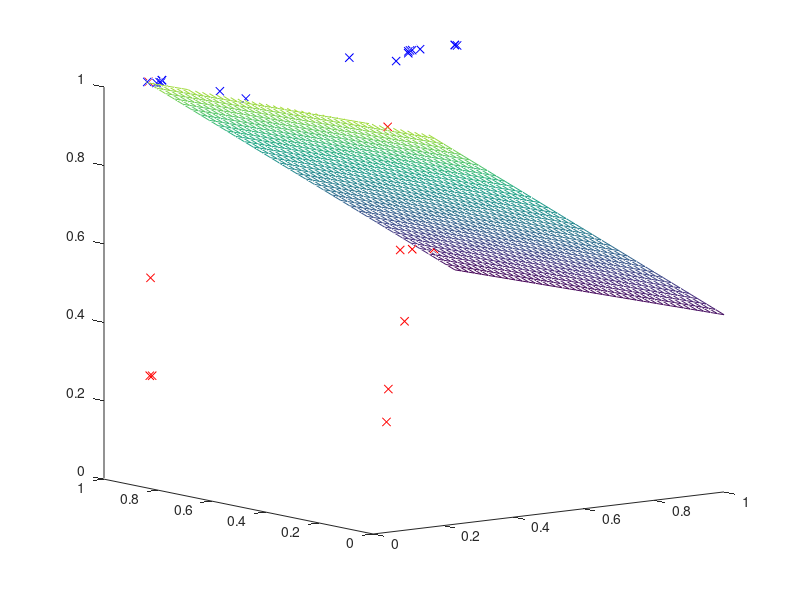

Source code (MATLAB):
hold off;
x0p = [0.14291540653000565 0.13025078746354515 0.14312865296806723 0.17121407845150158 0.1532284258661858 0.12288010637681218 1.0 0.16486178173576038 0.16457892250464454 1.0 1.0 0.860247141735781 0.8785011148305911 0.8439318336436838 0.9010899257752054 0.8722937225056979 0.6993962514891309 0.7532242281064907 ];
x0n = [0.20283843335762994 0.14766467789854512 0.15261893958710657 0.14766467789854512 0.1588323733151646 0.12989801958296687 0.13409025921371487 0.1262916433444244 0.13025078746354515 0.8231453064581922 0.8515580537385964 0.8924448279338837 ];
x1p = [0.979575839557769 0.9745994954423113 0.9745994954423113 0.7926860345331125 0.6726851701469027 0.9994517278973186 0.9999520079194751 0.9999920015998415 0.9988023057182297 0.999642752024066 0.9913854438179748 0.9905453701080313 1.0 0.9696642905048813 1.0 1.0 1.0 0.8964116298496504 ];
x1n = [0.14777842328956375 0.1430219502612061 0.14259672564543893 0.14312865296806723 0.15310613948218962 0.9992850442729866 0.9958258133338818 0.999065213933926 0.9969035111518005 0.9723932819405604 0.9648021079594546 0.9374142381927146 ];
x2p = [1.0 1.0 1.0 1.0 1.0 1.0 1.0 1.0 1.0 1.0 1.0 1.0 1.0 1.0 1.0 1.0 1.0 1.0 ];
x2n = [0.5 0.25 0.3333333333333333 0.25 1.0 0.25 0.25 1.0 0.5 0.5 0.5 0.5 ];
w0 = 70714.21587969965;
w1 = 2758.2570191583363;
w2 = 108418.50864885408;
if w2 < 1E-2
w2 = w1;
w1 = 0;
q = -(-119715.43526988503)/w2;
xTp = x2p;
x2p = x1p;
x1p = xTp;
xTn = x2n;
x2n = x1n;
x1n = xTn;
else
q = -(-119715.43526988503)/w2;
end
plot3(x0p,x1p,x2p,'xb'); hold on; plot3(x0n,x1n,x2n,'xr');
x = [0:0.025:1];
[xx,yy] = meshgrid(x,x);
zz = -1.0 * w0/w2 * xx + -1.0 * w1/w2 * yy + q;
mesh(xx,yy,zz);
axis([0 1 0 1 0 1]);
view(-37.5, 10);
